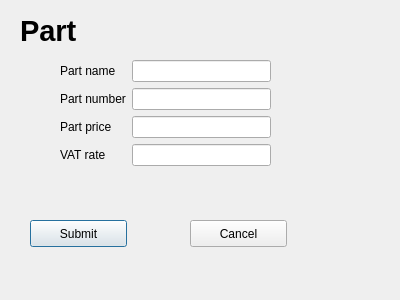
<?xml version="1.0" encoding="UTF-8"?>
<ui version="4.0">
 <class>PartNew</class>
 <widget class="QDialog" name="PartNew">
  <property name="geometry">
   <rect>
    <x>0</x>
    <y>0</y>
    <width>400</width>
    <height>300</height>
   </rect>
  </property>
  <property name="windowTitle">
   <string>Dialog</string>
  </property>
  <widget class="QLabel" name="label_part">
   <property name="geometry">
    <rect>
     <x>20</x>
     <y>20</y>
     <width>71</width>
     <height>21</height>
    </rect>
   </property>
   <property name="font">
    <font>
     <pointsize>22</pointsize>
     <weight>75</weight>
     <bold>true</bold>
    </font>
   </property>
   <property name="text">
    <string>Part</string>
   </property>
  </widget>
  <widget class="QWidget" name="formLayoutWidget">
   <property name="geometry">
    <rect>
     <x>60</x>
     <y>60</y>
     <width>211</width>
     <height>128</height>
    </rect>
   </property>
   <layout class="QFormLayout" name="formLayout">
    <item row="0" column="0">
     <widget class="QLabel" name="label_partName">
      <property name="text">
       <string>Part name</string>
      </property>
     </widget>
    </item>
    <item row="1" column="0">
     <widget class="QLabel" name="label_partNumber">
      <property name="text">
       <string>Part number</string>
      </property>
     </widget>
    </item>
    <item row="2" column="0">
     <widget class="QLabel" name="label_partPrice">
      <property name="text">
       <string>Part price</string>
      </property>
     </widget>
    </item>
    <item row="3" column="0">
     <widget class="QLabel" name="label_vatRate">
      <property name="text">
       <string>VAT rate</string>
      </property>
     </widget>
    </item>
    <item row="0" column="1">
     <widget class="QLineEdit" name="lineEdit_partName"/>
    </item>
    <item row="1" column="1">
     <widget class="QLineEdit" name="lineEdit_partNumber"/>
    </item>
    <item row="2" column="1">
     <widget class="QLineEdit" name="lineEdit_partPrice"/>
    </item>
    <item row="3" column="1">
     <widget class="QLineEdit" name="lineEdit_vatRate"/>
    </item>
   </layout>
  </widget>
  <widget class="QPushButton" name="pushButton_submit">
   <property name="geometry">
    <rect>
     <x>30</x>
     <y>220</y>
     <width>97</width>
     <height>27</height>
    </rect>
   </property>
   <property name="text">
    <string>Submit</string>
   </property>
  </widget>
  <widget class="QPushButton" name="pushButton_cancel">
   <property name="geometry">
    <rect>
     <x>190</x>
     <y>220</y>
     <width>97</width>
     <height>27</height>
    </rect>
   </property>
   <property name="text">
    <string>Cancel</string>
   </property>
  </widget>
 </widget>
 <resources/>
 <connections/>
</ui>
